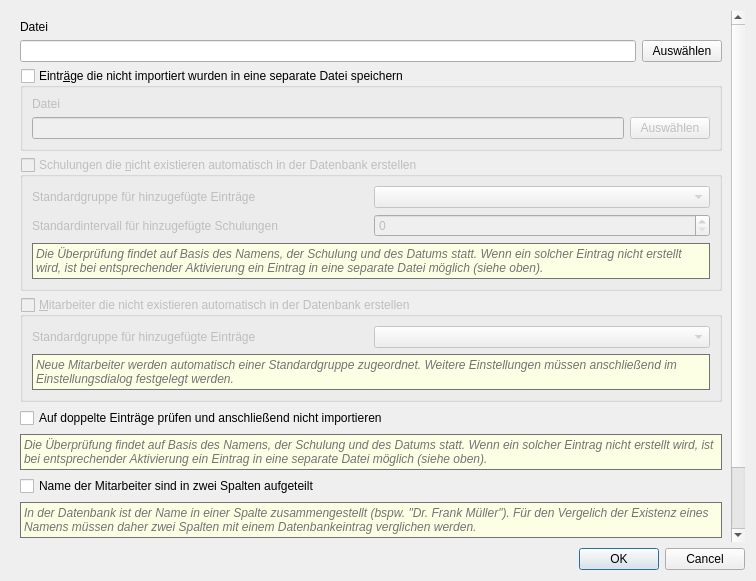
<?xml version="1.0" encoding="UTF-8"?>
<ui version="4.0">
 <class>QMImportCsvDialog</class>
 <widget class="QDialog" name="QMImportCsvDialog">
  <property name="geometry">
   <rect>
    <x>0</x>
    <y>0</y>
    <width>756</width>
    <height>581</height>
   </rect>
  </property>
  <property name="windowTitle">
   <string>Dialog</string>
  </property>
  <property name="modal">
   <bool>true</bool>
  </property>
  <layout class="QGridLayout" name="gridLayout_5">
   <item row="0" column="0">
    <widget class="QScrollArea" name="scrollArea">
     <property name="frameShape">
      <enum>QFrame::NoFrame</enum>
     </property>
     <property name="widgetResizable">
      <bool>true</bool>
     </property>
     <widget class="QWidget" name="scrollAreaWidgetContents">
      <property name="geometry">
       <rect>
        <x>0</x>
        <y>-353</y>
        <width>721</width>
        <height>880</height>
       </rect>
      </property>
      <layout class="QGridLayout" name="gridLayout_4">
       <item row="7" column="0">
        <widget class="QCheckBox" name="cbCheckForUmlauts">
         <property name="text">
          <string>Zeichenkombinationen auf Umlaute für einen Vergleich überprüfen</string>
         </property>
        </widget>
       </item>
       <item row="4" column="0" colspan="2">
        <widget class="QGroupBox" name="gbcCreateTrain_2">
         <property name="enabled">
          <bool>false</bool>
         </property>
         <property name="title">
          <string>&amp;Mitarbeiter die nicht existieren automatisch in der Datenbank erstellen</string>
         </property>
         <property name="checkable">
          <bool>true</bool>
         </property>
         <property name="checked">
          <bool>false</bool>
         </property>
         <layout class="QGridLayout" name="gridLayout_2">
          <item row="0" column="0">
           <widget class="QLabel" name="label_6">
            <property name="text">
             <string>Standardgruppe für hinzugefügte Einträge</string>
            </property>
           </widget>
          </item>
          <item row="0" column="1">
           <widget class="QComboBox" name="cbDefaultEmployeeGroup"/>
          </item>
          <item row="1" column="0" colspan="2">
           <widget class="QLabel" name="label_7">
            <property name="sizePolicy">
             <sizepolicy hsizetype="Preferred" vsizetype="Preferred">
              <horstretch>0</horstretch>
              <verstretch>0</verstretch>
             </sizepolicy>
            </property>
            <property name="font">
             <font>
              <italic>true</italic>
             </font>
            </property>
            <property name="styleSheet">
             <string notr="true">background-color: rgb(253, 255, 228);
color: rgb(115, 115, 115);</string>
            </property>
            <property name="frameShape">
             <enum>QFrame::Box</enum>
            </property>
            <property name="text">
             <string>Neue Mitarbeiter werden automatisch einer Standardgruppe zugeordnet. Weitere Einstellungen müssen anschließend im Einstellungsdialog festgelegt werden.</string>
            </property>
            <property name="scaledContents">
             <bool>false</bool>
            </property>
            <property name="alignment">
             <set>Qt::AlignLeading|Qt::AlignLeft|Qt::AlignTop</set>
            </property>
            <property name="wordWrap">
             <bool>true</bool>
            </property>
           </widget>
          </item>
         </layout>
        </widget>
       </item>
       <item row="5" column="0" colspan="2">
        <layout class="QVBoxLayout" name="verticalLayout">
         <item>
          <widget class="QCheckBox" name="cbDuplicate">
           <property name="text">
            <string>Auf doppelte Einträge prüfen und anschließend nicht importieren</string>
           </property>
          </widget>
         </item>
         <item>
          <widget class="QLabel" name="label_5">
           <property name="sizePolicy">
            <sizepolicy hsizetype="Preferred" vsizetype="Preferred">
             <horstretch>0</horstretch>
             <verstretch>0</verstretch>
            </sizepolicy>
           </property>
           <property name="font">
            <font>
             <italic>true</italic>
            </font>
           </property>
           <property name="styleSheet">
            <string notr="true">background-color: rgb(253, 255, 228);
color: rgb(115, 115, 115);</string>
           </property>
           <property name="frameShape">
            <enum>QFrame::Box</enum>
           </property>
           <property name="text">
            <string>Die Überprüfung findet auf Basis des Namens, der Schulung und des Datums statt. Wenn ein solcher Eintrag nicht erstellt wird, ist bei entsprechender Aktivierung ein Eintrag in eine separate Datei möglich (siehe oben).</string>
           </property>
           <property name="scaledContents">
            <bool>true</bool>
           </property>
           <property name="alignment">
            <set>Qt::AlignLeading|Qt::AlignLeft|Qt::AlignTop</set>
           </property>
           <property name="wordWrap">
            <bool>true</bool>
           </property>
          </widget>
         </item>
        </layout>
       </item>
       <item row="0" column="0">
        <widget class="QLabel" name="label">
         <property name="sizePolicy">
          <sizepolicy hsizetype="Preferred" vsizetype="Preferred">
           <horstretch>0</horstretch>
           <verstretch>0</verstretch>
          </sizepolicy>
         </property>
         <property name="text">
          <string>Datei</string>
         </property>
        </widget>
       </item>
       <item row="2" column="0" colspan="2">
        <widget class="QGroupBox" name="gbcSaveNotImported">
         <property name="title">
          <string>Eintr&amp;äge die nicht importiert wurden in eine separate Datei speichern</string>
         </property>
         <property name="checkable">
          <bool>true</bool>
         </property>
         <property name="checked">
          <bool>false</bool>
         </property>
         <layout class="QGridLayout" name="gridLayout">
          <item row="0" column="0">
           <widget class="QLabel" name="label_2">
            <property name="text">
             <string>Datei</string>
            </property>
           </widget>
          </item>
          <item row="1" column="0">
           <widget class="QLineEdit" name="leBackupFile"/>
          </item>
          <item row="1" column="1">
           <widget class="QPushButton" name="pbOpenBackupFile">
            <property name="text">
             <string>Auswählen</string>
            </property>
           </widget>
          </item>
         </layout>
        </widget>
       </item>
       <item row="1" column="1">
        <widget class="QPushButton" name="pbOpenImportFile">
         <property name="text">
          <string>Auswählen</string>
         </property>
        </widget>
       </item>
       <item row="3" column="0" colspan="2">
        <widget class="QGroupBox" name="gbcCreateTrain">
         <property name="enabled">
          <bool>false</bool>
         </property>
         <property name="title">
          <string>Schulungen die &amp;nicht existieren automatisch in der Datenbank erstellen</string>
         </property>
         <property name="checkable">
          <bool>true</bool>
         </property>
         <property name="checked">
          <bool>false</bool>
         </property>
         <layout class="QGridLayout" name="gridLayout_3">
          <item row="0" column="0">
           <widget class="QLabel" name="label_3">
            <property name="text">
             <string>Standardgruppe für hinzugefügte Einträge</string>
            </property>
           </widget>
          </item>
          <item row="0" column="1">
           <widget class="QComboBox" name="cbDefaultTrainGroup"/>
          </item>
          <item row="1" column="0">
           <widget class="QLabel" name="label_4">
            <property name="text">
             <string>Standardintervall für hinzugefügte Schulungen</string>
            </property>
           </widget>
          </item>
          <item row="1" column="1">
           <widget class="QSpinBox" name="sbDefaultTrainInterval"/>
          </item>
          <item row="2" column="0" colspan="2">
           <widget class="QLabel" name="label_8">
            <property name="sizePolicy">
             <sizepolicy hsizetype="Preferred" vsizetype="Preferred">
              <horstretch>0</horstretch>
              <verstretch>0</verstretch>
             </sizepolicy>
            </property>
            <property name="font">
             <font>
              <italic>true</italic>
             </font>
            </property>
            <property name="styleSheet">
             <string notr="true">background-color: rgb(253, 255, 228);
color: rgb(115, 115, 115);</string>
            </property>
            <property name="frameShape">
             <enum>QFrame::Box</enum>
            </property>
            <property name="text">
             <string>Die Überprüfung findet auf Basis des Namens, der Schulung und des Datums statt. Wenn ein solcher Eintrag nicht erstellt wird, ist bei entsprechender Aktivierung ein Eintrag in eine separate Datei möglich (siehe oben).</string>
            </property>
            <property name="scaledContents">
             <bool>false</bool>
            </property>
            <property name="alignment">
             <set>Qt::AlignLeading|Qt::AlignLeft|Qt::AlignTop</set>
            </property>
            <property name="wordWrap">
             <bool>true</bool>
            </property>
           </widget>
          </item>
         </layout>
        </widget>
       </item>
       <item row="6" column="0" colspan="2">
        <layout class="QVBoxLayout" name="verticalLayout_2">
         <item>
          <widget class="QCheckBox" name="cbTwoNameColumns">
           <property name="text">
            <string>Name der Mitarbeiter sind in zwei Spalten aufgeteilt</string>
           </property>
          </widget>
         </item>
         <item>
          <widget class="QLabel" name="label_9">
           <property name="sizePolicy">
            <sizepolicy hsizetype="Preferred" vsizetype="Preferred">
             <horstretch>0</horstretch>
             <verstretch>0</verstretch>
            </sizepolicy>
           </property>
           <property name="font">
            <font>
             <italic>true</italic>
            </font>
           </property>
           <property name="styleSheet">
            <string notr="true">background-color: rgb(253, 255, 228);
color: rgb(115, 115, 115);</string>
           </property>
           <property name="frameShape">
            <enum>QFrame::Box</enum>
           </property>
           <property name="text">
            <string>In der Datenbank ist der Name in einer Spalte zusammengestellt (bspw. &quot;Dr. Frank Müller&quot;). Für den Vergelich der Existenz eines Namens müssen daher zwei Spalten mit einem Datenbankeintrag verglichen werden.</string>
           </property>
           <property name="scaledContents">
            <bool>true</bool>
           </property>
           <property name="alignment">
            <set>Qt::AlignLeading|Qt::AlignLeft|Qt::AlignTop</set>
           </property>
           <property name="wordWrap">
            <bool>true</bool>
           </property>
          </widget>
         </item>
        </layout>
       </item>
       <item row="1" column="0">
        <widget class="QLineEdit" name="leImportFile"/>
       </item>
       <item row="8" column="0" colspan="2">
        <widget class="QLabel" name="label_10">
         <property name="sizePolicy">
          <sizepolicy hsizetype="Preferred" vsizetype="Preferred">
           <horstretch>0</horstretch>
           <verstretch>0</verstretch>
          </sizepolicy>
         </property>
         <property name="font">
          <font>
           <italic>true</italic>
          </font>
         </property>
         <property name="styleSheet">
          <string notr="true">background-color: rgb(253, 255, 228);
color: rgb(115, 115, 115);</string>
         </property>
         <property name="frameShape">
          <enum>QFrame::Box</enum>
         </property>
         <property name="text">
          <string>Es wird in den zu importierenden Namen nach Kombinationen wie ae, oe oder ue gesucht und durch Umlaute ersetzt. Der Vergleich zum Finden des Mitarbeiters erfolgt dann mit allen Kombinationen.</string>
         </property>
         <property name="scaledContents">
          <bool>true</bool>
         </property>
         <property name="alignment">
          <set>Qt::AlignLeading|Qt::AlignLeft|Qt::AlignTop</set>
         </property>
         <property name="wordWrap">
          <bool>true</bool>
         </property>
        </widget>
       </item>
      </layout>
     </widget>
    </widget>
   </item>
   <item row="1" column="0">
    <widget class="QDialogButtonBox" name="buttonBox">
     <property name="orientation">
      <enum>Qt::Horizontal</enum>
     </property>
     <property name="standardButtons">
      <set>QDialogButtonBox::Cancel|QDialogButtonBox::Ok</set>
     </property>
    </widget>
   </item>
  </layout>
 </widget>
 <resources/>
 <connections>
  <connection>
   <sender>buttonBox</sender>
   <signal>accepted()</signal>
   <receiver>QMImportCsvDialog</receiver>
   <slot>accept()</slot>
   <hints>
    <hint type="sourcelabel">
     <x>248</x>
     <y>254</y>
    </hint>
    <hint type="destinationlabel">
     <x>157</x>
     <y>274</y>
    </hint>
   </hints>
  </connection>
  <connection>
   <sender>buttonBox</sender>
   <signal>rejected()</signal>
   <receiver>QMImportCsvDialog</receiver>
   <slot>reject()</slot>
   <hints>
    <hint type="sourcelabel">
     <x>316</x>
     <y>260</y>
    </hint>
    <hint type="destinationlabel">
     <x>286</x>
     <y>274</y>
    </hint>
   </hints>
  </connection>
  <connection>
   <sender>pbOpenImportFile</sender>
   <signal>clicked()</signal>
   <receiver>QMImportCsvDialog</receiver>
   <slot>openImportFile()</slot>
   <hints>
    <hint type="sourcelabel">
     <x>705</x>
     <y>52</y>
    </hint>
    <hint type="destinationlabel">
     <x>377</x>
     <y>376</y>
    </hint>
   </hints>
  </connection>
  <connection>
   <sender>pbOpenBackupFile</sender>
   <signal>clicked()</signal>
   <receiver>QMImportCsvDialog</receiver>
   <slot>openBackupFile()</slot>
   <hints>
    <hint type="sourcelabel">
     <x>692</x>
     <y>154</y>
    </hint>
    <hint type="destinationlabel">
     <x>377</x>
     <y>376</y>
    </hint>
   </hints>
  </connection>
 </connections>
 <slots>
  <slot>openImportFile()</slot>
  <slot>openBackupFile()</slot>
 </slots>
</ui>
